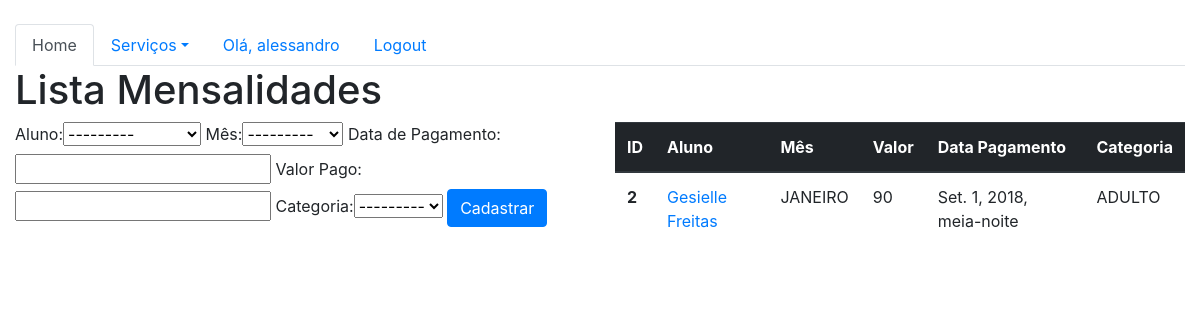
The app's page /sistema/mensalidades/ (signed in) with its own data.
### core/models.py (models this page shows, shortened)
class Mensalidade(models.Model):
    MESES_ANO = (
        ('JANEIRO', 'Janeiro'),
        ('FEVEREIRO', 'Fevereiro'),
        ('MARÇO', 'Março'),
        ('ABRIL', 'Abril'),
        ('MAIO', 'Maio'),
        ('JUNHO', 'Junho'),
        ('JULHO', 'Julho'),
        ('AGOSTO', 'Agosto'),
        ('SETEMBRO', 'Setembro'),
        ('OUTUBRO', 'Outubro'),
        ('NOVEMBRO', 'Novembro'),
        ('DEZEMBRO', 'Dezembro'),
 )
    CATEGORIA = (
        ('CRIANCA', 'Crianca'),
        ('ADULTO', 'Adulto'),
 )
    aluno = models.ForeignKey('Aluno', on_delete=models.CASCADE, verbose_name="Aluno")
    mes = models.CharField(max_length=100, choices=MESES_ANO, verbose_name="Mês")
    dataPagamento = models.DateTimeField(verbose_name="Data de Pagamento")
    valorPago = models.CharField(max_length=20, verbose_name="Valor Pago" )
    categoria = models.CharField(max_length=100, choices=CATEGORIA, verbose_name="Categoria")

class Aluno(models.Model):
    FAIXA = (
        ('BRANCA', 'Branca'),
        ('CINZA', 'Cinza'),
        ('AMARELA', 'Amarela'),
        ('LARANJA', 'Laranja'),
        ('VERDE', 'Verde'),
        ('AZUL', 'Azul'),
        ('ROXA', 'Roxa'),
        ('MARROM', 'Marrom'),
        ('PRETA', 'Preta'),
    )
    STATUS = (
        ('ATIVO', 'Ativo'),
        ('ENCERRADO', 'Encerrado'),
        ('TRANCADO', 'Trancado'),
    )
    nome = models.CharField(max_length=100, verbose_name="Nome")
    faixa = models.CharField(max_length=100, choices=FAIXA, verbose_name="Graduação")
    datagraduacao = models.DateTimeField(verbose_name="Data Graduação")
    datanascimento = models.DateTimeField(verbose_name="Data Nascimento")
    telefone = models.CharField(max_length=20, verbose_name="Telefone")
    status = models.CharField(max_length=100, choices=STATUS, verbose_name="Status Aluno")
    observacao = models.CharField(max_length=100, verbose_name="Observação")
    def __str__(self):
        return self.nome

### core/views.py (the view)
@login_required
def lista_mensalidades(request):
    mensalidades = Mensalidade.objects.all()
    form = MensalidadeForm()
    data = {'mensalidades': mensalidades, 'form':form}
    return render(request, 'core/lista_mensalidades.html', data)

### core/forms.py
class MensalidadeForm(ModelForm):
    class Meta:
        model = Mensalidade
        fields = '__all__'

### core/templates/core/lista_mensalidades.html (shortened to what this page needs)
{% extends 'base.html' %}
{% load bootstrap %}
{% block main %}
    <div class="row">
        <div class="col-12">
            <h1>Lista Mensalidades</h1>
        </div>
    </div>
    <div class="row">
        <div class="col-sm-6">
                    <form action="{% url 'core_mensalidade_novo' %}" method="POST">
    {{ form|bootstrap }}
    <button type="submit" class="btn btn-primary">Cadastrar</button>
</form>
        </div>
               <div class="col-sm-6">
            <table class="table">
  <thead class="thead-dark">
    <tr>
      <th scope="col">ID</th>
      <th scope="col">Aluno</th>
      <th scope="col">Mês</th>
        <th scope="col">Valor</th>
        <th scope="col">Data Pagamento</th>
        <th scope="col">Categoria</th>
    </tr>
  </thead>
  <tbody>
  {% for mensalidade in mensalidades %}
    <tr>
      <th scope="row">{{mensalidade.id}}</th>
        <td> <a href="{% url 'core_mensalidade_update' mensalidade.id %}">{{mensalidade.aluno}}</a></td>
      <td>{{mensalidade.mes}}</td>
        <td>{{mensalidade.valorPago}}</td>
        <td>{{mensalidade.dataPagamento}}</td>
        <td>{{mensalidade.categoria}}</td>
    </tr>
  {% endfor %}
  </tbody>
</table>
        </div>
{% endblock %}

### templates/base.html (shortened to what this page needs)
{% load static %}
<!DOCTYPE html>
<html lang="en">
<head>
    <link rel="stylesheet" href="{% static 'bootstrap/css/bootstrap.css' %}">
</head>
<body>
    <div class="container-fluid">
{% block menu %}
        <br>
<ul class="nav nav-tabs">
  <li class="nav-item">
    <a class="nav-link active" href="{% url 'core_home' %}">Home</a>
  </li>
  <li class="nav-item dropdown">
    <a class="nav-link dropdown-toggle" data-toggle="dropdown" href="#" role="button" aria-haspopup="true" aria-expanded="false">Serviços</a>
  </li>
    {% if user.is_authenticated %}
    <li class="nav-item">
        <a class="nav-link" href="">Olá, {{user}}</a>
    </li>
        <li class="nav-item">
        <a class="nav-link" href="{% url 'logout' %}">Logout</a>
    </li>
    {% else %}
        <li class="nav-item">
        <a class="nav-link" href="{% url 'login' %}">Login</a>
    </li>
</ul>
<hr>
    {% endif %}
{% endblock %}
    </div>
    <div class="container-fluid">
        {% block main %}
        {% endblock %}
    </div>
</body>
</html>

### records on screen
Mensalidade: id "2", aluno "Gesielle Freitas", mes "JANEIRO", valorPago "90", dataPagamento "Set. 1, 2018, meia-noite", categoria "ADULTO"

### other values on screen
{{ user }} "alessandro"
